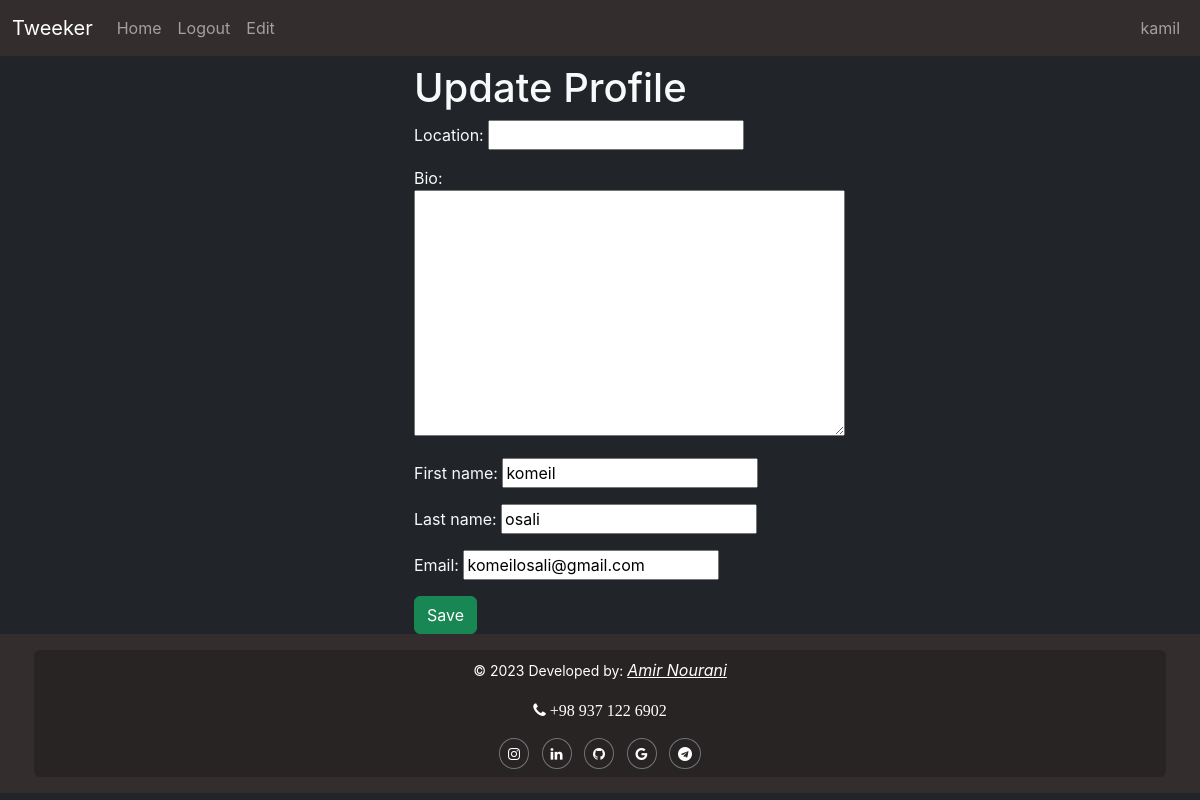
/profiles/edit (signed in), run on an earlier commit of the app's database.
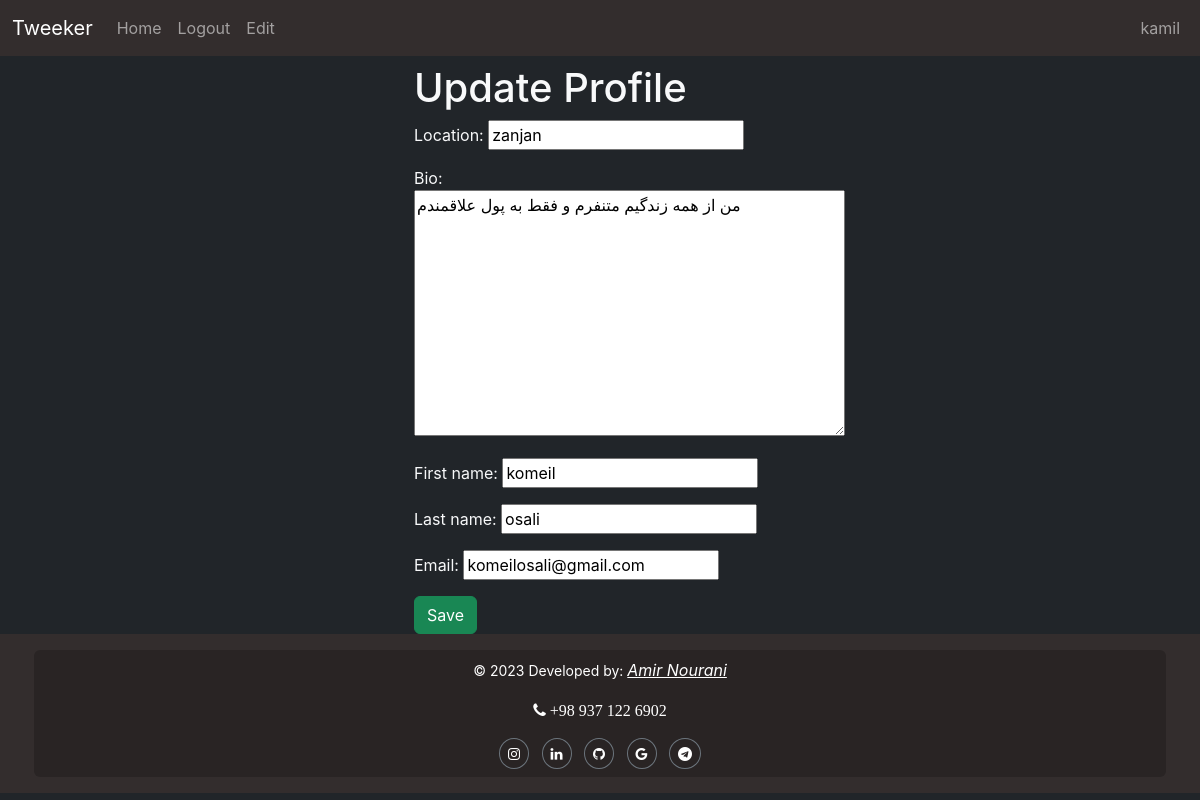
And on a later commit of the database.
### profiles/models.py (models this page shows)
class Profile(models.Model):
    user = models.OneToOneField(User, on_delete=models.CASCADE)
    location = models.CharField(max_length=225, null=True, blank=True)
    bio = models.TextField(blank=True, null=True)
    timestamp = models.DateTimeField(auto_now_add=True)
    updated = models.DateTimeField(auto_now=True)
    followers = models.ManyToManyField(User, related_name="following", blank=True)

### profiles/views.py (the view, shortened to what this page needs)
# urls.py: path("edit", views.profile_update_view, name="user_update_profile_view"),
def profile_update_view(request, *args, **kwargs):
    if not request.user.is_authenticated:
        return redirect("/accounts/login")
    user = request.user
    user_data = {
        "first_name": user.first_name,
        "last_name": user.last_name,
        "email": user.email,
    }
    my_profile = user.profile
    form = ProfileForm(request.POST or None, instance=my_profile, initial=user_data)
    context = {
        "form": form,
        "btn_lable": "Save",
        "title": "Update Profile"
    }
    return render(request, "profiles/form.html", context)

### profiles/forms.py
class ProfileForm(forms.ModelForm):
    first_name = forms.CharField(required=False)
    last_name = forms.CharField(required=False)
    email = forms.EmailField(required=False)
    class Meta:
        model = Profile
        fields = ["location", "bio"]

### templates/profiles/form.html (shortened to what this page needs)
{% extends 'base.html' %}
{% block content %}
    <div class="col-8 col-md-4 text-light mx-auto">
        <h1>{{ title }}</h1>
        {% include 'components/form.html' with form=form btn_lable=btn_lable %}
    </div>
{% endblock content %}

### templates/base.html (shortened to what this page needs)
<!doctype html>
<html lang="en">
  <head>
    {% include 'react/css.html' %}
  </head>
  <body class="bg-dark">
    {% include 'components/navbar.html' %}
    <div class="container">
      {% block content %}
      {% endblock content %}
    </div>
    {% include 'components/footer.html' %}
  </body>
</html>

### templates/react/css.html (shortened to what this page needs)
<link rel="stylesheet" href="https://cdnjs.cloudflare.com/ajax/libs/font-awesome/4.7.0/css/font-awesome.min.css">
<link href="https://cdn.jsdelivr.net/npm/bootstrap@5.3.0-alpha3/dist/css/bootstrap.min.css" rel="stylesheet">
<link href="/static/css/main.c666992d.css" rel="stylesheet">

### templates/components/navbar.html (shortened to what this page needs)
<nav class="navbar navbar-expand-lg navbar-dark mb-2" style="background-color: #332D2D;">
    <div class="container-fluid">
        <a class="navbar-brand">Tweeker</a>
        <div class="collapse navbar-collapse" id="navbarSupportedContent">
        <ul class="navbar-nav me-auto mb-2 mb-lg-0">
            <li class="nav-item">
            <a class="nav-link" aria-current="page" href="/">Home</a>
            </li>
            {% if request.user.is_authenticated %}
            <li class="nav-item">
                <a class="nav-link" href="{% url 'accounts:logout_view' %}">Logout</a>
            </li>
            <li class="nav-item">
                <a class="nav-link" href="{% url 'profiles:user_update_profile_view' %}">Edit</a>
            </li>
            {% endif %}
        </ul>
        {% if request.user.is_authenticated %}
            <ul class="navbar-nav mb-2 mb-lg-0">
                <li class="nav-item">
                    <a class="nav-link" role="linl" aria-disabled="true">{{request.user}}</a>
                </li>
            </ul>
        {% endif %}
        </div>
    </div>
</nav>

### templates/components/form.html (shortened to what this page needs)
<form action="" method="POST">
    {{ form.as_p }}
    <button type="submit" class="btn btn-success">
        {% if btn_lable %}
            {{ btn_lable }}
        {% else %}
            Save
        {% endif %}
    </button>
</form>

### templates/components/footer.html
<footer class="text-center text-white" style="background-color: #332D2D;">
    <div class="container p-3">
        <div class="row p-2 rounded" style="background-color: rgba(0, 0, 0, 0.2)">
            <div class="col-lg-12 col-md-12 mb-md-0">
                <p><small> © 2023 Developed by: </small><i><u>Amir Nourani</u></i></p>
                <p><i class="fa fa-phone"> +98 937 122 6902</i></p>
                <section class="">
                    <a class="btn btn-outline-secondary rounded-circle btn-sm text-white mx-1"
                        href="https://www.instagram.com/amiir_nurani/"
                        target="_blank"
                        role="button"
                        data-mdb-ripple-color="dark">
                        <i class="fa fa-instagram" aria-hidden="true"></i>
                    </a>
                    <a class="btn btn-outline-secondary rounded-circle btn-sm text-white mx-1"
                        href="https://www.linkedin.com/in/amir-nurani-5742ba240/"
                        target="_blank"
                        role="button"
                        data-mdb-ripple-color="dark">
                        <i class="fa fa-linkedin" aria-hidden="true"></i>
                    </a>
                    <a class="btn btn-outline-secondary rounded-circle btn-sm text-white mx-1"
                        href="https://github.com/amirNourani"
                        target="_blank"
                        role="button"
                        data-mdb-ripple-color="dark">
                        <i class="fa fa-github" aria-hidden="true"></i>
                    </a>
                    <a class="btn btn-outline-secondary rounded-circle btn-sm text-white mx-1"
                        href="mailto:amirnurani2001@gmail.com"
                        role="button"
                        data-mdb-ripple-color="dark">
                        <i class="fa fa-google" aria-hidden="true"></i>
                    </a>
                    <a class="btn btn-outline-secondary rounded-circle btn-sm text-white mx-1"
                        href="https://t.me/no_amir"
                        target="_blank"
                        role="button"
                        data-mdb-ripple-color="dark">
                        <i class="fa fa-telegram" aria-hidden="true"></i>
                    </a>
                </section>
            </div>
        </div>
    </div>
</footer>

### static/css/main.c666992d.css (style rules this page uses)
body { -webkit-font-smoothing:antialiased;-moz-osx-font-smoothing:grayscale;font-family:-apple-system,BlinkMacSystemFont,Segoe UI,Roboto,Oxygen,Ubuntu,Cantarell,Fira Sans,Droid Sans,Helvetica Neue,sans-serif;margin:0 }

What changed in the data, as far as the page shows it:
changed Profile: location (not shown) → "zanjan"; bio (not shown) → "من از همه زندگیم متنفرم و فقط به پول علاقمندم"
